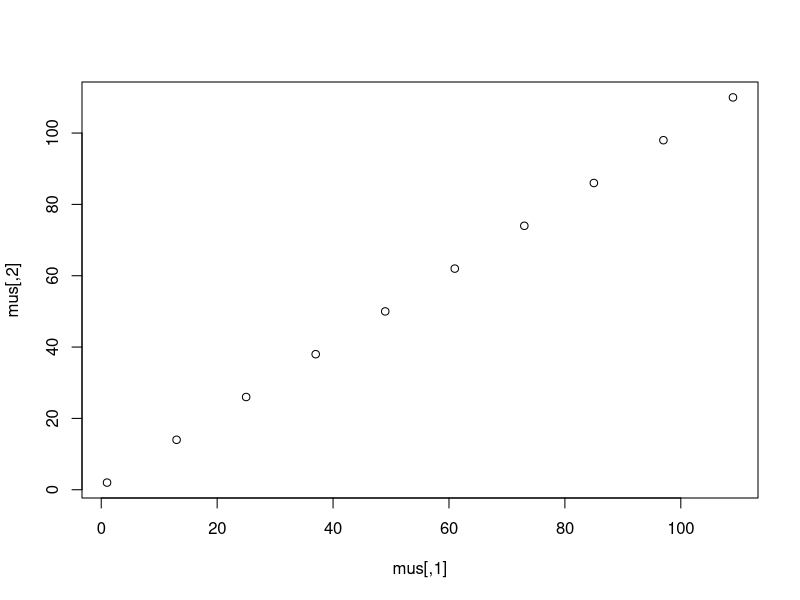

Reproduce this figure in R. (Note: this script raises an error after producing the figure.)
# plotting cluster simulation locations
delta = 12
k=10
d = 2
mus = outer(rep.int(1L, k), seq.int(d)) + delta * seq.int(0, k - 1L)
plot(mus)



# real life example
alpha=0.05
K=10
ds = c(25,50,75,100,125,150)

n = nrow(dat_mat)
set.seed(18)
dat_mat = dat_mat[sample.int(n),]


### PCA
pca.dat = prcomp(dat_mat, center = TRUE, scale = TRUE)
pca_estimates = matrix(NA, 8, length(ds))
mad_estimates = matrix(NA, 8, length(ds))
for (j in 1:length(ds)) {
d = ds[j]
print(sum(pca.dat$sdev[1:d]^2)/sum(pca.dat$sdev^2))
data = pca.dat$x[,1:d]
D1 = data[1:floor(n / 2), ]
D2 = data[(floor(n / 2) + 1):n, ]
# Estimate no.clusters
Cluster_numbers = estimate.cluster.all(D1, D2, alpha=alpha, K=K)
sigclust_h = sum(shc(data, alpha = alpha)$nd_type == "sig") +1L
pca_estimates[,j] = unlist(c(Cluster_numbers, shc = sigclust_h))


### MAD
#Calculate MAD about median of the genes
Median.dat = apply(dat_mat, 2, mad)
Median.dat.order = order(Median.dat, decreasing = T)
data = dat_mat[,Median.dat.order[1:d]]
D1 = data[1:floor(n / 2), ]
D2 = data[(floor(n / 2) + 1):n, ]

# Estimate no.clusters
Cluster_numbers = estimate.cluster.all(D1, D2, alpha=alpha, K=K)
sigclust_h = sum(shc(data, alpha = alpha)$nd_type == "sig") +1L
mad_estimates[,j] = unlist(c(Cluster_numbers, shc = sigclust_h))
}
names = c(
  "meanEstimate",
  "medianEstmate",
  "meanEstimatel2",
  "medianEstimatel2",
  "BICEstimate",
  "AICEstimate",
  "heirEstimateMedian",
  "shc"
)
pca_df = as.data.frame(pca_estimates)
rownames(pca_df)=names
colnames(pca_df)=paste0(as.character(ds),"d")
mad_df = as.data.frame(mad_estimates)
rownames(mad_df)=names
colnames(mad_df)=paste0(as.character(ds),"d")

print(pca_df)
print(mad_df)

